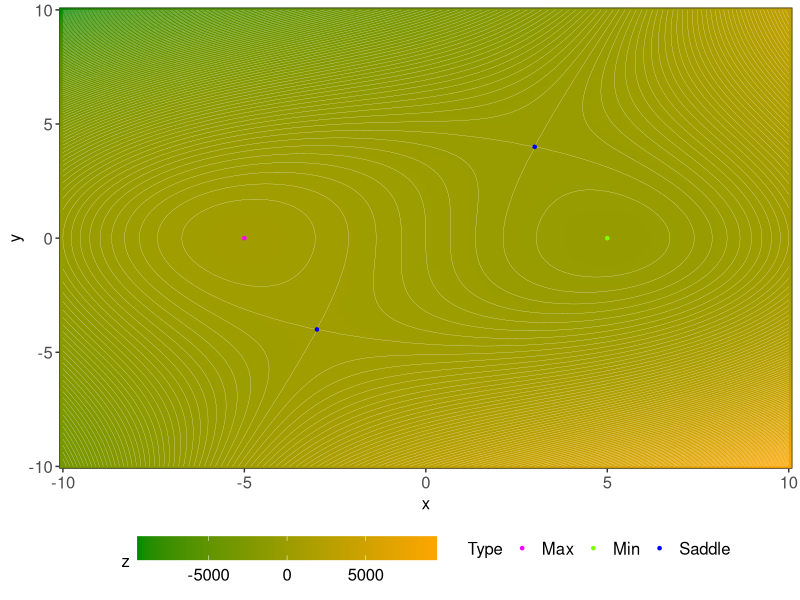

This figure's R source:
### stationarities.R
##
## This script finds all stationary points for function of two variables given as grid (e. g., file with "x" "y" "z" columns)
## Grid size (dx, dy) can be arbitrary and vary along given range. For step-fixed grids numerical differentiation can be performed in much more efficient way

# classificator for stationary points
stat_type <- function(dx2, dy2, dxdy) {
    if (is.na(dx2) | is.na(dy2) | is.na(dxdy)) return("unk")
    if (dx2 * dy2 - dxdy^2 < 0) return("saddle")
    if (dx2 * dy2 - dxdy^2 > 0) {
        if (dx2 < 0 & dy2 < 0) return("max")
        else if (dx2 > 0 & dy2 > 0) return("min")
        else return("unk")
    }
    else return("unk")
}

# test function (can be replaced with xyz dataframe below in script)
z_func <- function(x, y) {
    return(2 * x^3 + 6 * x * y^2 - 3 * y^3 - 150 * x)
}

# partial first- and second-order analytical derivatives of test function (just for comparison and debugging purposes)
z_func_dx <- function(x, y) {
    return(6 * x^2 + 6 * y^2 - 150)
}

z_func_dy <- function(x, y) {
    return(12 * x * y - 9 * y^2)
}

z_func_dx2 <- function(x, y) {
    return(12 * x)
}

z_func_dy2 <- function(x, y) {
    return(12 * x - 18 * y)
}

z_func_dxdy <- function(x, y) {
    return(12 * y)
}

# partial first- and second-order numerical derivatives of user function/dataframe
# if grid sizes along x and y axes doesn't change then it's worth to calculate dx and dy before differentiation and use them directly in points selection
z_dx <- function(x, y) {
    pos_x <- which(df_x == x)
    
    if (pos_x == 1 | pos_x == length(df_x)) return(NA)
    
    xf <- df_x[pos_x + 1]
    xb <- df_x[pos_x - 1]
    
    return((df[which(df$x == xf & df$y == y), "z"] - df[which(df$x == xb & df$y == y), "z"]) / (xf - xb))
}

z_dy <- function(x, y) {
    pos_y <- which(df_y == y)
    
    if (pos_y == 1 | pos_y == length(df_y)) return(NA)
    
    yf <- df_y[pos_y + 1]
    yb <- df_y[pos_y - 1]
    
    return((df[which(df$y == yf & df$x == x), "z"] - df[which(df$y == yb & df$x == x), "z"]) / (yf - yb))
}

z_dx2 <- function(x, y) {
    pos_x <- which(df_x == x)
    
    if (pos_x <= 2 | pos_x >= (length(df_x) - 1)) return(NA)
    
    xf <- df_x[pos_x + 1]
    xb <- df_x[pos_x - 1]
    
    return((df[which(df$x == xf & df$y == y), "dx"] - df[which(df$x == xb & df$y == y), "dx"]) / (xf - xb))
}

z_dy2 <- function(x, y) {
    pos_y <- which(df_y == y)
    
    if (pos_y <= 2 | pos_y >= (length(df_y) - 1)) return(NA)
    
    yf <- df_y[pos_y + 1]
    yb <- df_y[pos_y - 1]
    
    return((df[which(df$y == yf & df$x == x), "dy"] - df[which(df$y == yb & df$x == x), "dy"]) / (yf - yb))
}

z_dxdy <- function(x, y) {
    pos_y <- which(df_y == y)
    
    if (pos_y <= 2 | pos_y >= (length(df_y) - 1)) return(NA)
    
    yf <- df_y[pos_y + 1]
    yb <- df_y[pos_y - 1]
    
    return((df[which(df$y == yf & df$x == x), "dx"] - df[which(df$y == yb & df$x == x), "dx"]) / (yf - yb))
}

# just for test purposes; one can read necessary dataframe directly
df <- expand.grid("x" = seq(-10, 10, 0.2), "y" = seq(-10, 10, 0.2))
df$z <- apply(df, 1, function(x) z_func(x["x"], x["y"]))

df$dx_a <- apply(df, 1, function(x) z_func_dx(x["x"], x["y"]))
df$dy_a <- apply(df, 1, function(x) z_func_dy(x["x"], x["y"]))
df$dx2_a <- apply(df, 1, function(x) z_func_dx2(x["x"], x["y"]))
df$dy2_a <- apply(df, 1, function(x) z_func_dy2(x["x"], x["y"]))
df$dxdy_a <- apply(df, 1, function(x) z_func_dxdy(x["x"], x["y"]))

# store all unique abscissae and ordinates
df_x <- unique(df$x)
df_y <- unique(df$y)

# calculate first-order numerical derivatives
df$dx <- apply(df, 1, function(x) z_dx(x["x"], x["y"]))
df$dy <- apply(df, 1, function(x) z_dy(x["x"], x["y"]))

# one can adjust tolerance of selection criteria (in units of function/data)
tolerance_x <- 1.0
tolerance_y <- 1.0

# filter out any non-stationary points
df$stat <- apply(df, 1, function(x) ifelse(is.na(x["dx"]) | is.na(x["dy"]), FALSE, ifelse(abs(x["dx"]) <= tolerance_x & abs(x["dy"]) <= tolerance_y, TRUE, FALSE)))
stationaries <- df[which(df$stat == TRUE), ]

# calculate second-order numerical derivatives
stationaries$dx2 <- apply(stationaries, 1, function(x) z_dx2(x["x"], x["y"]))
stationaries$dy2 <- apply(stationaries, 1, function(x) z_dy2(x["x"], x["y"]))
stationaries$dxdy <- apply(stationaries, 1, function(x) z_dxdy(x["x"], x["y"]))

# classify stationary points into main classes
stationaries$type <- apply(stationaries, 1, function(x) stat_type(x["dx2"], x["dy2"], x["dxdy"]))
minima <- stationaries[which(stationaries$type == "min"), ]
maxima <- stationaries[which(stationaries$type == "max"), ]
saddles <- stationaries[which(stationaries$type == "saddle"), ]
unks <- stationaries[which(stationaries$type == "unk"), ]

# plot function and stationary points
library(ggplot2)
ggplot(df, aes(x, y, z = z)) + stat_contour(geom = "polygon", aes(fill = ..level..)) +
    geom_raster(aes(fill = z), interpolate = TRUE) + stat_contour(binwidth = 100.0, size = 0.075, colour = "white") + xlab("x") + ylab("y") +
    guides(fill = guide_colorbar(title = "z", barwidth = 15)) + scale_fill_gradient2(low = "green4", mid = "orange1", midpoint = (max(df$z) - min(df$z)) / 2, high = "firebrick3") + theme_bw() + theme(legend.position = "bottom", axis.title = element_text(size = 12), axis.text = element_text(size = 12), legend.title = element_text(size = 12), legend.text = element_text(size = 12)) +
    scale_x_continuous(expand = c(0, 0)) +
    scale_y_continuous(expand = c(0, 0)) +
    geom_point(inherit.aes = FALSE, data = stationaries, aes(x, y, colour = type), pch = 20, size = 1.5) + scale_colour_manual(labels = c("max" = "Max", "min" = "Min", "saddle" = "Saddle", "unk" = "Unknown"), values = c("max" = "magenta", "min" = "chartreuse", "saddle" = "blue", "unk" = "black")) + guides(colour = guide_legend(title = "Type"))